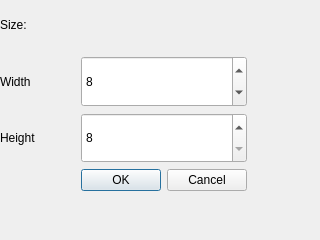
<?xml version="1.0" encoding="UTF-8"?>
<ui version="4.0">
 <class>Form</class>
 <widget class="QWidget" name="Form">
  <property name="geometry">
   <rect>
    <x>0</x>
    <y>0</y>
    <width>320</width>
    <height>240</height>
   </rect>
  </property>
  <property name="windowTitle">
   <string>Form</string>
  </property>
  <widget class="QWidget" name="layoutWidget">
   <property name="geometry">
    <rect>
     <x>0</x>
     <y>0</y>
     <width>321</width>
     <height>241</height>
    </rect>
   </property>
   <layout class="QGridLayout" name="gridLayout">
    <item row="0" column="0">
     <widget class="QLabel" name="sizeLabel">
      <property name="sizePolicy">
       <sizepolicy hsizetype="MinimumExpanding" vsizetype="MinimumExpanding">
        <horstretch>0</horstretch>
        <verstretch>0</verstretch>
       </sizepolicy>
      </property>
      <property name="text">
       <string>Size:</string>
      </property>
     </widget>
    </item>
    <item row="2" column="0">
     <widget class="QLabel" name="heightLabel">
      <property name="sizePolicy">
       <sizepolicy hsizetype="MinimumExpanding" vsizetype="MinimumExpanding">
        <horstretch>0</horstretch>
        <verstretch>0</verstretch>
       </sizepolicy>
      </property>
      <property name="text">
       <string>Height</string>
      </property>
     </widget>
    </item>
    <item row="1" column="0">
     <widget class="QLabel" name="widthLabel">
      <property name="sizePolicy">
       <sizepolicy hsizetype="MinimumExpanding" vsizetype="MinimumExpanding">
        <horstretch>0</horstretch>
        <verstretch>0</verstretch>
       </sizepolicy>
      </property>
      <property name="text">
       <string>Width</string>
      </property>
     </widget>
    </item>
    <item row="1" column="1">
     <widget class="QSpinBox" name="widthBox">
      <property name="sizePolicy">
       <sizepolicy hsizetype="MinimumExpanding" vsizetype="MinimumExpanding">
        <horstretch>0</horstretch>
        <verstretch>0</verstretch>
       </sizepolicy>
      </property>
      <property name="maximum">
       <number>128</number>
      </property>
      <property name="value">
       <number>8</number>
      </property>
     </widget>
    </item>
    <item row="3" column="0">
     <spacer name="horizontalSpacer_2">
      <property name="orientation">
       <enum>Qt::Horizontal</enum>
      </property>
      <property name="sizeHint" stdset="0">
       <size>
        <width>40</width>
        <height>20</height>
       </size>
      </property>
     </spacer>
    </item>
    <item row="3" column="2">
     <spacer name="horizontalSpacer">
      <property name="orientation">
       <enum>Qt::Horizontal</enum>
      </property>
      <property name="sizeHint" stdset="0">
       <size>
        <width>40</width>
        <height>20</height>
       </size>
      </property>
     </spacer>
    </item>
    <item row="4" column="1">
     <spacer name="verticalSpacer_4">
      <property name="orientation">
       <enum>Qt::Vertical</enum>
      </property>
      <property name="sizeHint" stdset="0">
       <size>
        <width>20</width>
        <height>40</height>
       </size>
      </property>
     </spacer>
    </item>
    <item row="2" column="1">
     <widget class="QSpinBox" name="heightBox">
      <property name="sizePolicy">
       <sizepolicy hsizetype="MinimumExpanding" vsizetype="MinimumExpanding">
        <horstretch>0</horstretch>
        <verstretch>0</verstretch>
       </sizepolicy>
      </property>
      <property name="minimum">
       <number>8</number>
      </property>
      <property name="maximum">
       <number>128</number>
      </property>
     </widget>
    </item>
    <item row="3" column="1">
     <widget class="QDialogButtonBox" name="buttonBox">
      <property name="standardButtons">
       <set>QDialogButtonBox::Cancel|QDialogButtonBox::Ok</set>
      </property>
     </widget>
    </item>
   </layout>
  </widget>
 </widget>
 <resources/>
 <connections/>
</ui>
